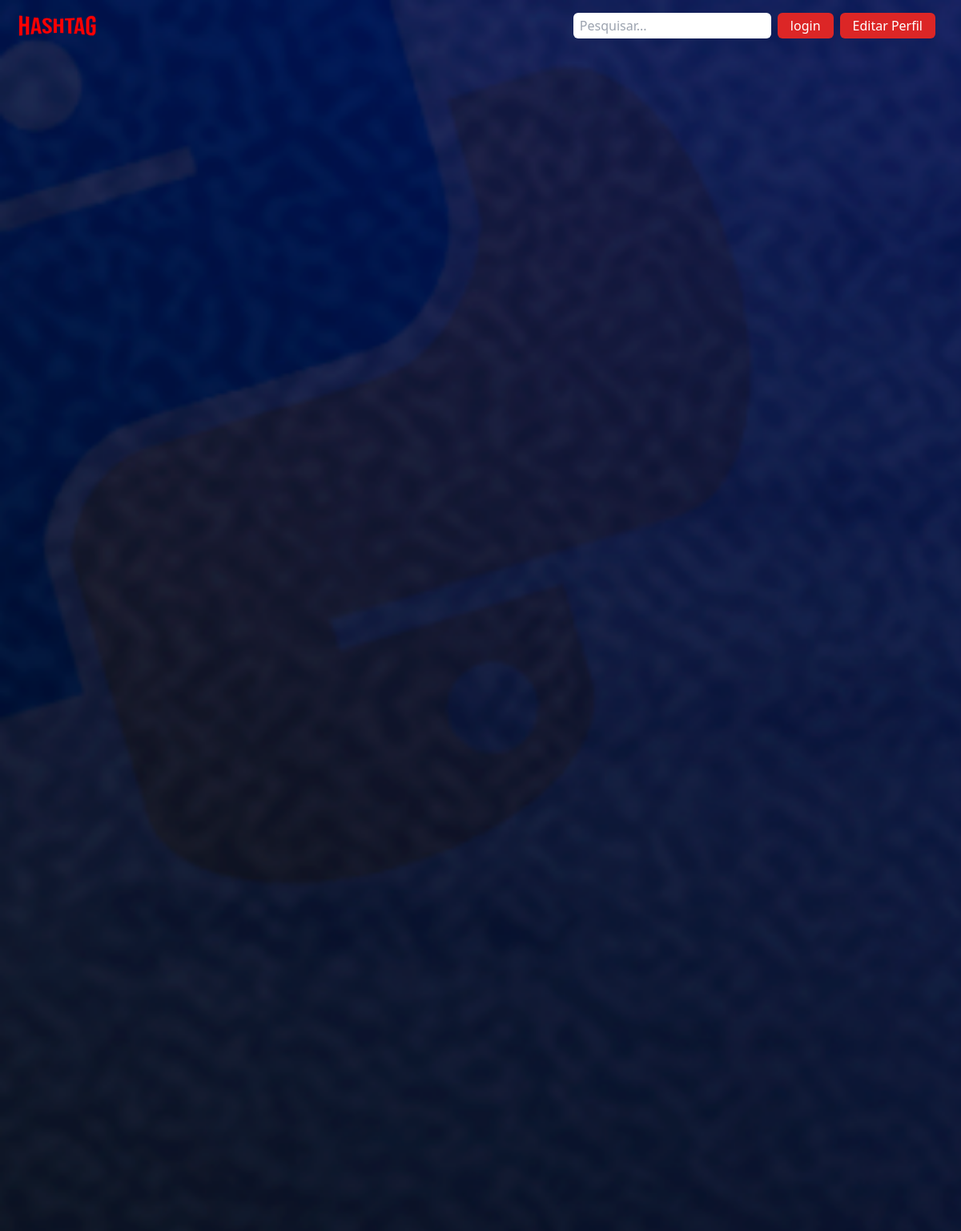
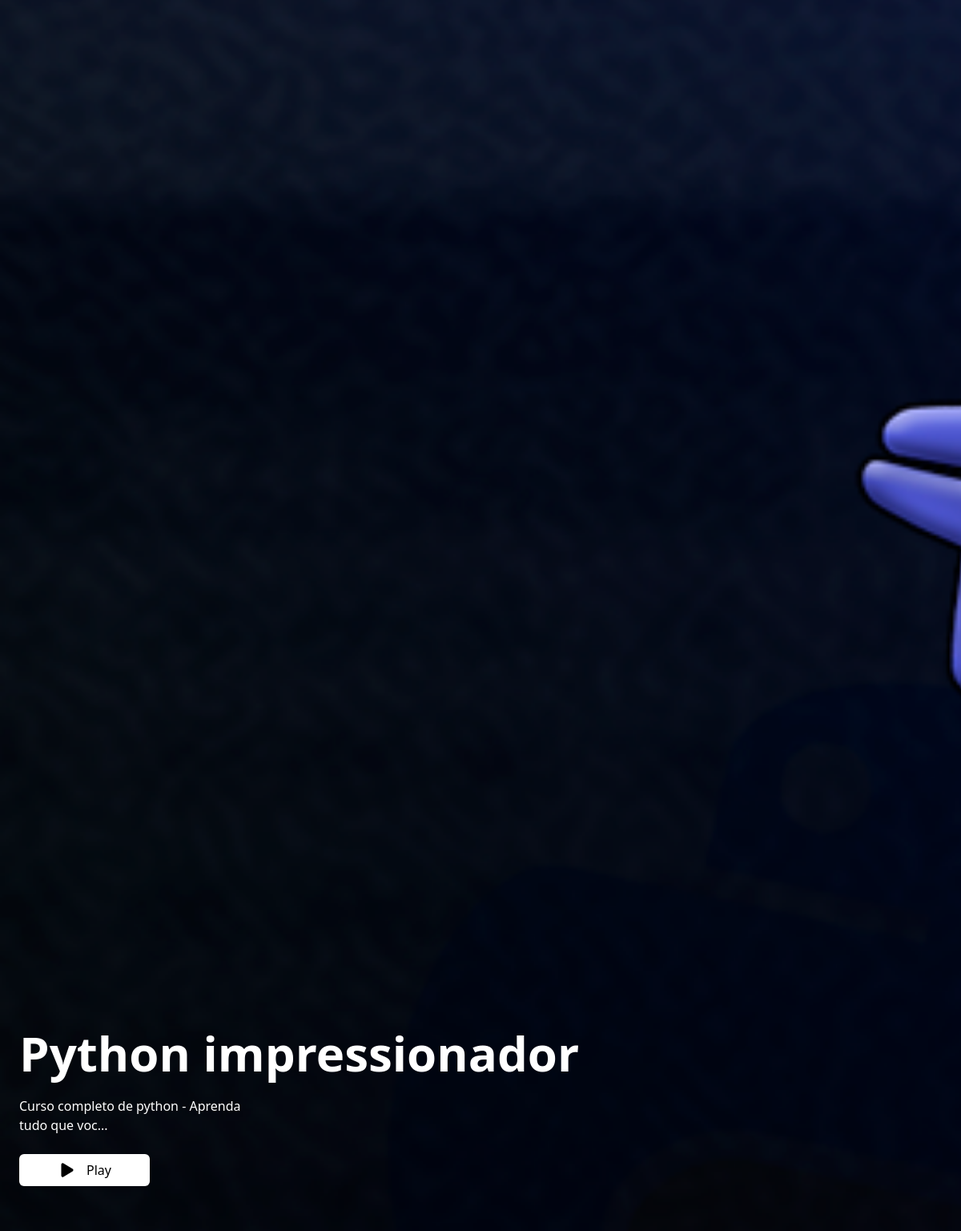
Screenshot of /filmes/1 with the database file from the repository (2 pictures, top to bottom).
### filme/models.py (models this page shows, shortened)
class Filme(models.Model):
    titulo = models.CharField(max_length=100)
    thumb = models.ImageField(upload_to='thumb_filmes')
    descricao = models.TextField(max_length=1000)
    categoria = models.CharField(max_length=15, choices=LISTA_CATEGORIAS)
    visualizacoes = models.IntegerField(default=0)
    data_criacao = models.DateTimeField(default=timezone.now)

### filme/views.py (the view, shortened to what this page needs)
# urls.py: path('filmes/<int:pk>', Detalhesfilme.as_view(), name="detalhesfilme")
class Detalhesfilme(DetailView):
    template_name = "detalhesfilme.html"
    model = Filme
    def get(self, request, *args, **kwargs):
        filme = self.get_object()
        filme.visualizacoes += 1
        filme.save()
        return super().get(request, *args, **kwargs) # direciona o usuario para a url final

### filme/context.py (called while the page is built)
def lista_filmes_recentes(request):
    lista_filmes = Filme.objects.all().order_by('-data_criacao')[0:10]
    return {"lista_filmes_recentes": lista_filmes}

def lista_filmes_emalta(request):
    lista_filmes = Filme.objects.all().order_by('-visualizacoes')[0:10]
    return {"lista_filmes_emalta": lista_filmes}

### filme/templates/detalhesfilme.html (shortened to what this page needs)
{% extends 'base.html' %}
{% block content %}
<main class='bg-primary_black min-h-screen w-full'>
    <section class="h-screen relative bg-no-repeat pb-8 pl-6 flex  items-end bg-cover" style="background-image: url('{{ object.thumb.url }}');">
        <div>
            <h2 class="text-6xl font-semibold text-white my-4">
                {{ object.titulo }}
            </h2>
            <p class=" w-11/12 md:w-5/12 font-medium text-white my-4">
                {{ object.descricao|slice:":50" }}...
            </p>
            <div class="flex my-4">
                <a href="{{ object.episodios.first.video }}">
                    <button class="flex items-center bg-white py-2 px-5 rounded-md" style='color:black;'>
                        <ion-icon name="play" class="text-2xl"></ion-icon>
                        <span class="ml-3 font-medium">
                            Play
                        </span>
                    </button>
                </a>
            </div>
        </div>
    </section>
</main>
{% endblock %}

### rows the page displays
Filme: thumb (picture), titulo "Python impressionador", descricao "Curso completo de python - Aprenda tudo que voc"
